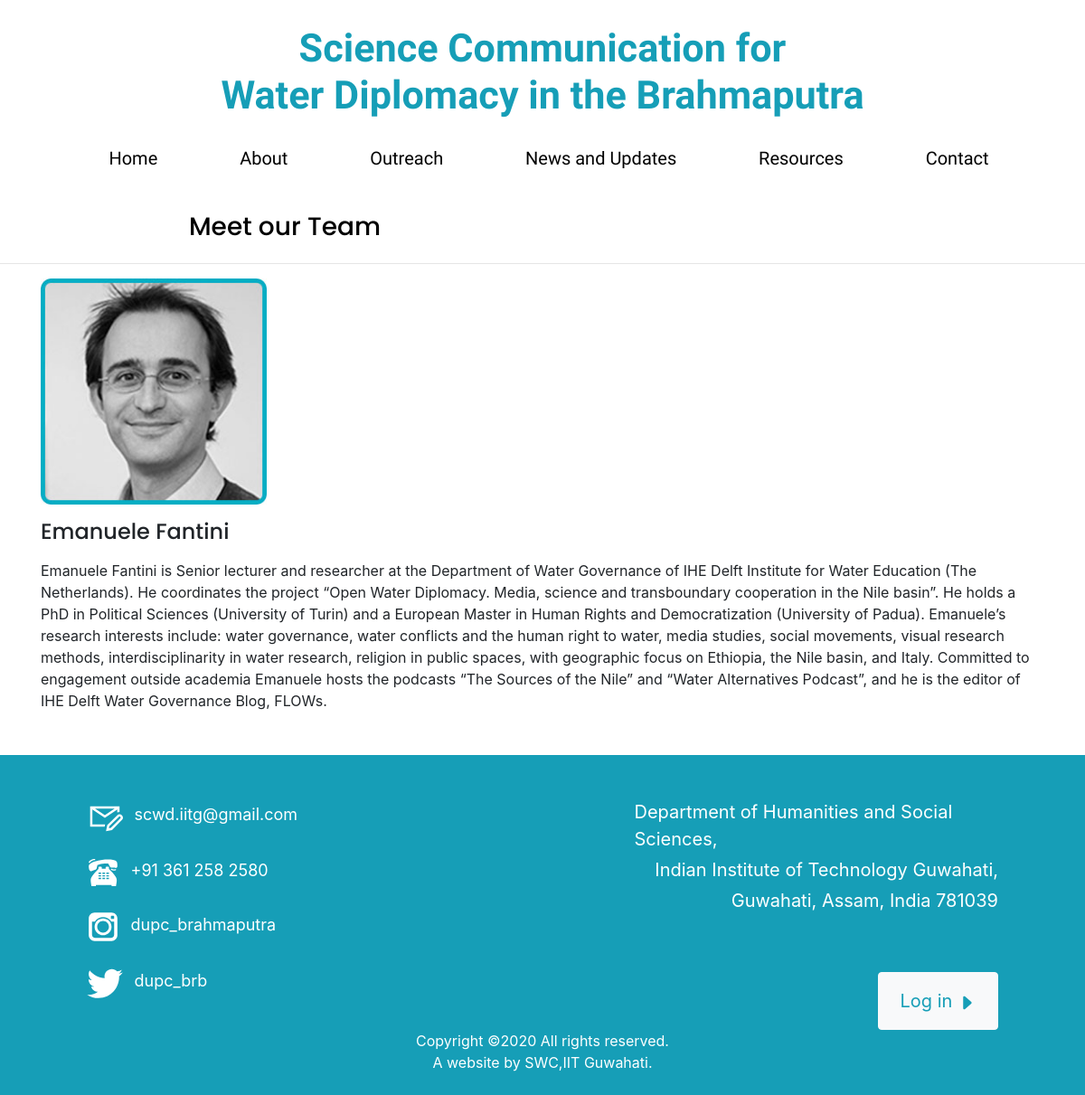
The page /teams/7/ on the database its author committed.
### mainsite/models.py (models this page shows, shortened)
class team(models.Model):
    name = models.CharField(max_length = 100)
    image = models.ImageField(upload_to = 'images/', default = 'download.png')
    designation = models.CharField(max_length = 1500, default= None)
    institute_name = models.CharField(max_length = 1500,default = 'IITG',blank=True)
    department = models.CharField(max_length=1500,default = 'HSS',blank=True)
    information = models.TextField(max_length = 3000, default= None)

### mainsite/views.py (the view)
# urls.py: path('teams/<int:pk_id>/',views.detail,name = 'detail'),
def detail(request,pk_id):
    member = get_object_or_404(team,pk = pk_id)
    return render(request,'detail.html',{'member': member})

### mainsite/templates/detail.html (shortened to what this page needs)
{% extends 'base.html' %}
{% block ccd %}
        <div id="marine-content-inner">
      <div class="container">
          <div class="row">
            <div class="col-lg-6 col-md-6 col-sm-6">
                <br>
              <h3 style="color:black" align = "center">Meet our Team</h3>
            </div>
            <div class="col-lg-6 col-md-6 col-sm-6">
               <br>
            </div>
          </div>
</div>
<hr>
    <div class = "container">
    <p><img class=" img-fluid" height = "250px" width = "250px" src="{{member.image.url}}" alt="card image"></p>
        <h4> {{member.name}} </h4>
        </p>{{member.information}}</p>
    </div>
{% endblock %}

### static/css/style.css (style rules this page uses)
html { font-family: Raleway; }
body { line-height: 1.7; color: #4d4d4d; font-weight: 300; font-size: 1rem; }
h1, h2, h3, h4, h5, .h1, .h2, .h3, .h4, .h5 { font-family: "Poppins", -apple-system, BlinkMacSystemFont, "Segoe UI", Roboto, "Helvetica Neue", Arial, sans-serif, "Apple Color Emoji", "Segoe UI Emoji", "Segoe UI Symbol", "Noto Color Emoji"; }

### rows shown on the page
team: image (picture), name "Emanuele Fantini", information "Emanuele Fantini is Senior lecturer and researcher at the Department of Water Governance of IHE Delft Institute for Water Education (The Netherlands). He coordinates the project “Open Water Diplomacy. Media, science and transboundary cooperation in the Nile basin”. He holds a PhD in Political Sciences (University of Turin) and a European Master in Human Rights and Democratization (University of Padua). Emanuele’s research interests include: water governance, water conflicts and the human right to water, media studies, social movements, visual research methods, interdisciplinarity in water research, religion in public spaces, with geographic focus on Ethiopia, the Nile basin, and Italy.…"
